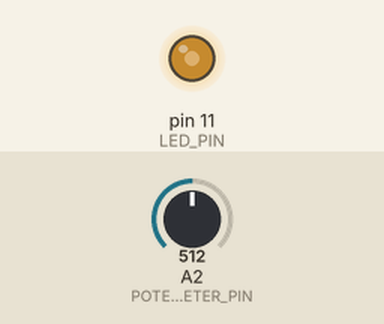
Recording of a sketch running on a simulated Arduino Uno, built with avr-gcc and run on an emulated ATmega328P. Parts: output pins drawn as LEDs (lit = HIGH). The inputs (shaded band) are chosen by the test bench; at power-on: A2 (POTENTIOMETER_PIN) = 512.

Above: at 1.2 s.
1.3 s: A2 (POTENTIOMETER_PIN) set to 716
At 1.8 s:
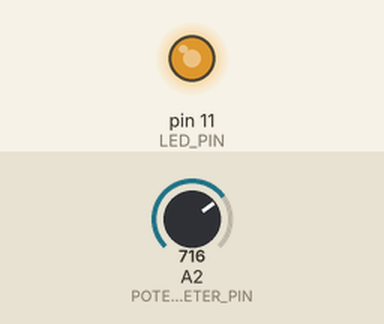
2.8 s: A2 (POTENTIOMETER_PIN) set to 900
At 4.0 s:
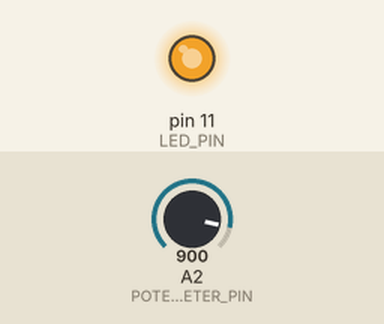
4.3 s: A2 (POTENTIOMETER_PIN) set to 122
At 5.5 s:
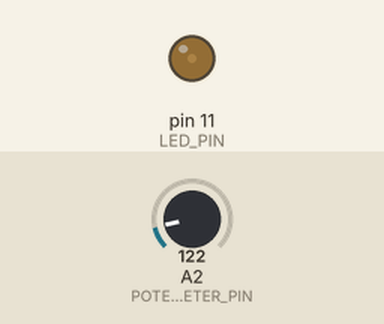
5.8 s: A2 (POTENTIOMETER_PIN) set to 0
At 6.7 s:
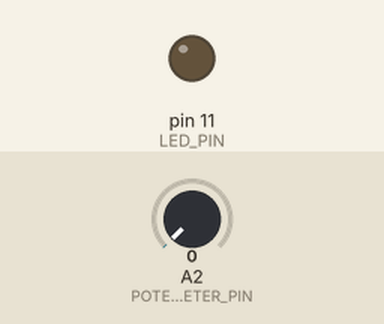
Timing chart, 0 to 8.3 s (numbered marks = the images above; inputs shaded):
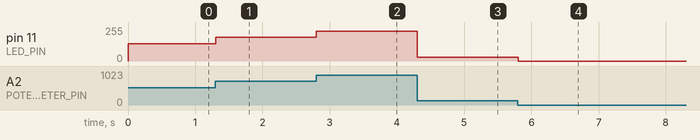

Measured:
- after the input at 1.3 s, pin 11 (LED_PIN): 128/255 → 179/255 at once
- after the input at 2.8 s, pin 11 (LED_PIN): 179/255 → 225/255 at once
- after the input at 4.3 s, pin 11 (LED_PIN): 225/255 → 30/255 at once
- after the input at 5.8 s, pin 11 (LED_PIN): 30/255 → 0/255 at once

The sketch:

main.ino
```cpp
// C++ code
//
// Control LED brightness with a potentiometer.
// Potentiometer value (0–1023) is divided by 4 to fit PWM range (0–255).
const byte POTENTIOMETER_PIN = 2;
const byte LED_PIN = 11;

void setup()
{
  pinMode(LED_PIN, OUTPUT);
}

void loop()
{
  int potentiometerValue = analogRead(POTENTIOMETER_PIN);
  int LEDBrightness = potentiometerValue / 4;
  analogWrite(LED_PIN,LEDBrightness);
  delay(100);
}
```
